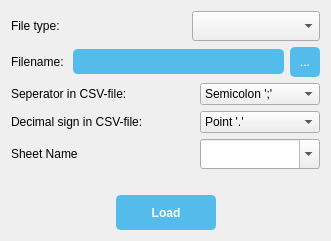
                   <widget class="QWidget" name="page_File">
                    <property name="geometry">
                     <rect>
                      <x>0</x>
                      <y>0</y>
                      <width>331</width>
                      <height>241</height>
                     </rect>
                    </property>
                    <attribute name="label">
                     <string>Data file</string>
                    </attribute>
                    <layout class="QVBoxLayout" name="verticalLayout">
                     <item>
                      <layout class="QHBoxLayout" name="horizontalLayout">
                       <item>
                        <widget class="QLabel" name="label_DataType">
                         <property name="styleSheet">
                          <string notr="true"/>
                         </property>
                         <property name="text">
                          <string>File type: </string>
                         </property>
                         <property name="alignment">
                          <set>Qt::AlignLeading|Qt::AlignLeft|Qt::AlignVCenter</set>
                         </property>
                        </widget>
                       </item>
                       <item>
                        <spacer name="horizontalSpacer_10">
                         <property name="orientation">
                          <enum>Qt::Horizontal</enum>
                         </property>
                         <property name="sizeHint" stdset="0">
                          <size>
                           <width>40</width>
                           <height>20</height>
                          </size>
                         </property>
                        </spacer>
                       </item>
                       <item>
                        <widget class="QComboBox" name="comboBox_Datentyp">
                         <property name="minimumSize">
                          <size>
                           <width>60</width>
                           <height>30</height>
                          </size>
                         </property>
                         <property name="maximumSize">
                          <size>
                           <width>200</width>
                           <height>30</height>
                          </size>
                         </property>
                         <property name="sizeIncrement">
                          <size>
                           <width>0</width>
                           <height>0</height>
                          </size>
                         </property>
                         <property name="baseSize">
                          <size>
                           <width>0</width>
                           <height>0</height>
                          </size>
                         </property>
                         <property name="styleSheet">
                          <string notr="true">QFrame {
	border: 1px solid rgb(255, 255, 255);
	border-bottom-left-radius: 0px;
	border-bottom-right-radius: 0px;
}</string>
                         </property>
                         <property name="editable">
                          <bool>false</bool>
                         </property>
                         <property name="currentText">
                          <string>.csv</string>
                         </property>
                         <property name="frame">
                          <bool>true</bool>
                         </property>
                         <property name="placeholderText" stdset="0">
                          <string>choose your file ...</string>
                         </property>
                         <item>
                          <property name="text">
                           <string>.csv</string>
                          </property>
                         </item>
                         <item>
                          <property name="text">
                           <string>.xlsx</string>
                          </property>
                         </item>
                         <item>
                          <property name="text">
                           <string>.xls</string>
                          </property>
                         </item>
                        </widget>
                       </item>
                      </layout>
                     </item>
                     <item>
                      <layout class="QHBoxLayout" name="horizontalLayout_11">
                       <item>
                        <widget class="QLabel" name="label_Filename">
                         <property name="styleSheet">
                          <string notr="true"/>
                         </property>
                         <property name="text">
                          <string>Filename: </string>
                         </property>
                        </widget>
                       </item>
                       <item>
                        <widget class="QLineEdit" name="lineEdit_displayCsv">
                         <property name="maximumSize">
                          <size>
                           <width>10000000</width>
                           <height>25</height>
                          </size>
                         </property>
                         <property name="styleSheet">
                          <string notr="true">QLineEdit{border: 3px solid rgb(84, 188, 235);
border-radius: 5px;
color: rgb(255, 255, 255);
gridline-color: rgb(84, 188, 235);
background-color: rgb(84, 188, 235);
font-weight:500;
selection-background-color: rgb(42, 126, 179);}
QLineEdit:hover{background-color: rgb(0, 64, 122);}</string>
                         </property>
                         <property name="text">
                          <string/>
                         </property>
                        </widget>
                       </item>
                       <item>
                        <widget class="QPushButton" name="pushButton_loadCsv">
                         <property name="minimumSize">
                          <size>
                           <width>30</width>
                           <height>30</height>
                          </size>
                         </property>
                         <property name="maximumSize">
                          <size>
                           <width>30</width>
                           <height>30</height>
                          </size>
                         </property>
                         <property name="styleSheet">
                          <string notr="true">*{border: 3px solid rgb(84, 188, 235);
border-radius: 5px;
color: rgb(255, 255, 255);
gridline-color: rgb(84, 188, 235);
background-color: rgb(84, 188, 235);
font: 75;}
*:hover{background-color: rgb(0, 64, 122);}</string>
                         </property>
                         <property name="text">
                          <string>...</string>
                         </property>
                        </widget>
                       </item>
                      </layout>
                     </item>
                     <item>
                      <widget class="QFrame" name="frame_Seperator">
                       <property name="frameShape">
                        <enum>QFrame::NoFrame</enum>
                       </property>
                       <property name="frameShadow">
                        <enum>QFrame::Raised</enum>
                       </property>
                       <layout class="QHBoxLayout" name="horizontalLayout_26">
                        <property name="leftMargin">
                         <number>0</number>
                        </property>
                        <property name="topMargin">
                         <number>0</number>
                        </property>
                        <property name="rightMargin">
                         <number>0</number>
                        </property>
                        <property name="bottomMargin">
                         <number>0</number>
                        </property>
                        <item>
                         <widget class="QLabel" name="label_Seperator">
                          <property name="text">
                           <string>Seperator in CSV-file:</string>
                          </property>
                         </widget>
                        </item>
                        <item>
                         <spacer name="horizontalSpacer_23">
                          <property name="orientation">
                           <enum>Qt::Horizontal</enum>
                          </property>
                          <property name="sizeHint" stdset="0">
                           <size>
                            <width>477</width>
                            <height>20</height>
                           </size>
                          </property>
                         </spacer>
                        </item>
                        <item>
                         <widget class="QComboBox" name="comboBox_Seperator">
                          <property name="minimumSize">
                           <size>
                            <width>120</width>
                            <height>0</height>
                           </size>
                          </property>
                          <property name="styleSheet">
                           <string notr="true">QFrame {
	border: 1px solid rgb(255, 255, 255);
	border-bottom-left-radius: 0px;
	border-bottom-right-radius: 0px;
}</string>
                          </property>
                          <property name="sizeAdjustPolicy">
                           <enum>QComboBox::AdjustToContents</enum>
                          </property>
                          <item>
                           <property name="text">
                            <string>Semicolon ';'</string>
                           </property>
                          </item>
                          <item>
                           <property name="text">
                            <string>Comma ','</string>
                           </property>
                          </item>
                         </widget>
                        </item>
                       </layout>
                      </widget>
                     </item>
                     <item>
                      <widget class="QFrame" name="frame_decimal">
                       <property name="frameShape">
                        <enum>QFrame::NoFrame</enum>
                       </property>
                       <property name="frameShadow">
                        <enum>QFrame::Raised</enum>
                       </property>
                       <layout class="QHBoxLayout" name="horizontalLayout_27">
                        <property name="leftMargin">
                         <number>0</number>
                        </property>
                        <property name="topMargin">
                         <number>0</number>
                        </property>
                        <property name="rightMargin">
                         <number>0</number>
                        </property>
                        <property name="bottomMargin">
                         <number>0</number>
                        </property>
                        <item>
                         <widget class="QLabel" name="label_decimal">
                          <property name="text">
                           <string>Decimal sign in CSV-file:</string>
                          </property>
                         </widget>
                        </item>
                        <item>
                         <spacer name="horizontalSpacer_24">
                          <property name="orientation">
                           <enum>Qt::Horizontal</enum>
                          </property>
                          <property name="sizeHint" stdset="0">
                           <size>
                            <width>477</width>
                            <height>20</height>
                           </size>
                          </property>
                         </spacer>
                        </item>
                        <item>
                         <widget class="QComboBox" name="comboBox_decimal">
                          <property name="minimumSize">
                           <size>
                            <width>120</width>
                            <height>0</height>
                           </size>
                          </property>
                          <property name="styleSheet">
                           <string notr="true">QFrame {
	border: 1px solid rgb(255, 255, 255);
	border-bottom-left-radius: 0px;
	border-bottom-right-radius: 0px;
}</string>
                          </property>
                          <property name="sizeAdjustPolicy">
                           <enum>QComboBox::AdjustToContents</enum>
                          </property>
                          <item>
                           <property name="text">
                            <string>Point '.'</string>
                           </property>
                          </item>
                          <item>
                           <property name="text">
                            <string>Comma ','</string>
                           </property>
                          </item>
                         </widget>
                        </item>
                       </layout>
                      </widget>
                     </item>
                     <item>
                      <widget class="QFrame" name="frame_sheetName">
                       <property name="frameShape">
                        <enum>QFrame::NoFrame</enum>
                       </property>
                       <property name="frameShadow">
                        <enum>QFrame::Raised</enum>
                       </property>
                       <layout class="QHBoxLayout" name="horizontalLayout_19">
                        <property name="leftMargin">
                         <number>0</number>
                        </property>
                        <property name="topMargin">
                         <number>0</number>
                        </property>
                        <property name="rightMargin">
                         <number>0</number>
                        </property>
                        <property name="bottomMargin">
                         <number>0</number>
                        </property>
                        <item>
                         <widget class="QLabel" name="label_SheetName">
                          <property name="minimumSize">
                           <size>
                            <width>0</width>
                            <height>25</height>
                           </size>
                          </property>
                          <property name="maximumSize">
                           <size>
                            <width>16777215</width>
                            <height>25</height>
                           </size>
                          </property>
                          <property name="styleSheet">
                           <string notr="true"/>
                          </property>
                          <property name="text">
                           <string>Sheet Name</string>
                          </property>
                         </widget>
                        </item>
                        <item>
                         <spacer name="horizontalSpacer_11">
                          <property name="orientation">
                           <enum>Qt::Horizontal</enum>
                          </property>
                          <property name="sizeHint" stdset="0">
                           <size>
                            <width>477</width>
                            <height>20</height>
                           </size>
                          </property>
                         </spacer>
                        </item>
                        <item>
                         <widget class="QComboBox" name="comboBox_sheetName">
                          <property name="minimumSize">
                           <size>
                            <width>120</width>
                            <height>30</height>
                           </size>
                          </property>
                          <property name="maximumSize">
                           <size>
                            <width>300</width>
                            <height>300</height>
                           </size>
                          </property>
                          <property name="styleSheet">
                           <string notr="true">QFrame {
	border: 1px solid rgb(255, 255, 255);
	border-bottom-left-radius: 0px;
	border-bottom-right-radius: 0px;
}</string>
                          </property>
                          <property name="editable">
                           <bool>true</bool>
                          </property>
                          <property name="sizeAdjustPolicy">
                           <enum>QComboBox::AdjustToContents</enum>
                          </property>
                          <property name="frame">
                           <bool>true</bool>
                          </property>
                          <property name="placeholderText" stdset="0">
                           <string>choose your excel sheet name </string>
                          </property>
                         </widget>
                        </item>
                       </layout>
                      </widget>
                     </item>
                     <item>
                      <spacer name="verticalSpacer_4">
                       <property name="orientation">
                        <enum>Qt::Vertical</enum>
                       </property>
                       <property name="sizeHint" stdset="0">
                        <size>
                         <width>20</width>
                         <height>40</height>
                        </size>
                       </property>
                      </spacer>
                     </item>
                     <item>
                      <layout class="QHBoxLayout" name="horizontalLayout_16">
                       <item>
                        <spacer name="horizontalSpacer_15">
                         <property name="orientation">
                          <enum>Qt::Horizontal</enum>
                         </property>
                         <property name="sizeHint" stdset="0">
                          <size>
                           <width>40</width>
                           <height>20</height>
                          </size>
                         </property>
                        </spacer>
                       </item>
                       <item>
                        <widget class="QPushButton" name="pushButton_load">
                         <property name="sizePolicy">
                          <sizepolicy hsizetype="Minimum" vsizetype="Minimum">
                           <horstretch>0</horstretch>
                           <verstretch>0</verstretch>
                          </sizepolicy>
                         </property>
                         <property name="minimumSize">
                          <size>
                           <width>100</width>
                           <height>35</height>
                          </size>
                         </property>
                         <property name="maximumSize">
                          <size>
                           <width>100</width>
                           <height>35</height>
                          </size>
                         </property>
                         <property name="styleSheet">
                          <string notr="true">QPushButton{border: 3px solid rgb(84, 188, 235);
border-radius: 5px;
color: rgb(255, 255, 255);
gridline-color: rgb(84, 188, 235);
background-color: rgb(84, 188, 235);
font-weight:500;}
QPushButton:hover{background-color: rgb(0, 64, 122);}</string>
                         </property>
                         <property name="text">
                          <string>Load</string>
                         </property>
                         <property name="icon">
                          <iconset resource="icons.qrc">
                           <normaloff>:/icons/icons/Download.svg</normaloff>:/icons/icons/Download.svg</iconset>
                         </property>
                        </widget>
                       </item>
                       <item>
                        <spacer name="horizontalSpacer_16">
                         <property name="orientation">
                          <enum>Qt::Horizontal</enum>
                         </property>
                         <property name="sizeHint" stdset="0">
                          <size>
                           <width>40</width>
                           <height>20</height>
                          </size>
                         </property>
                        </spacer>
                       </item>
                      </layout>
                     </item>
                    </layout>
                   </widget>
